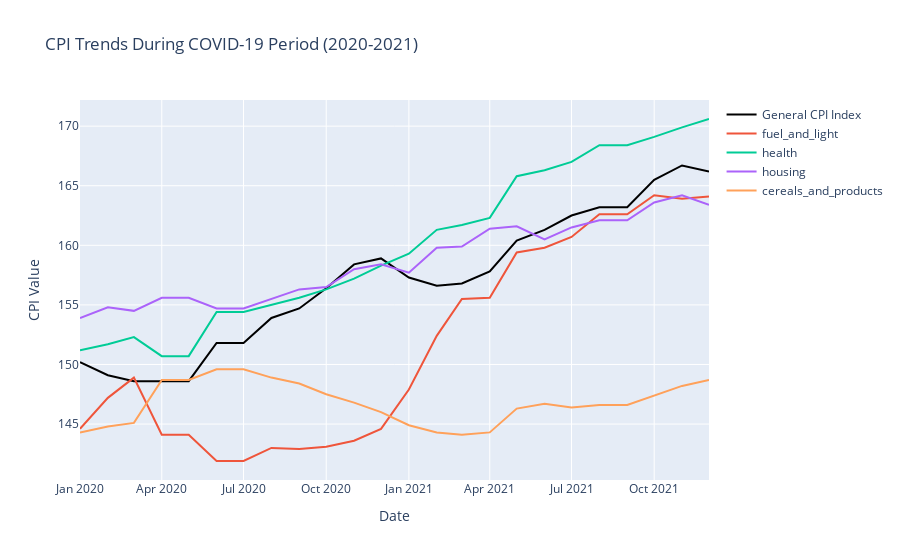

The cell this chart's notebook holds for it:
### Markdown cell above
# Event-Based Analysis (COVID-19 Periods)
- Now, let’s analyze CPI trends specifically during the COVID-19 period (2020-2021):

### Code cell
# event-based analysis (COVID-19 Period)
covid_period = rural_urban_cpi[(rural_urban_cpi.index >= '2020-01-01') & (rural_urban_cpi.index <= '2021-12-31')][sectors_to_analyze + ['general_index']].fillna(method='ffill').reset_index()

fig = go.Figure()
fig.add_trace(go.Scatter(x=covid_period['date'], y=covid_period['general_index'], mode='lines', name='General CPI Index', line=dict(width=2, color='black')))
for sector in sectors_to_analyze:
    fig.add_trace(go.Scatter(x=covid_period['date'], y=covid_period[sector], mode='lines', name=sector))
fig.update_layout(title='CPI Trends During COVID-19 Period (2020-2021)', xaxis_title='Date', yaxis_title='CPI Value')
fig.show()
